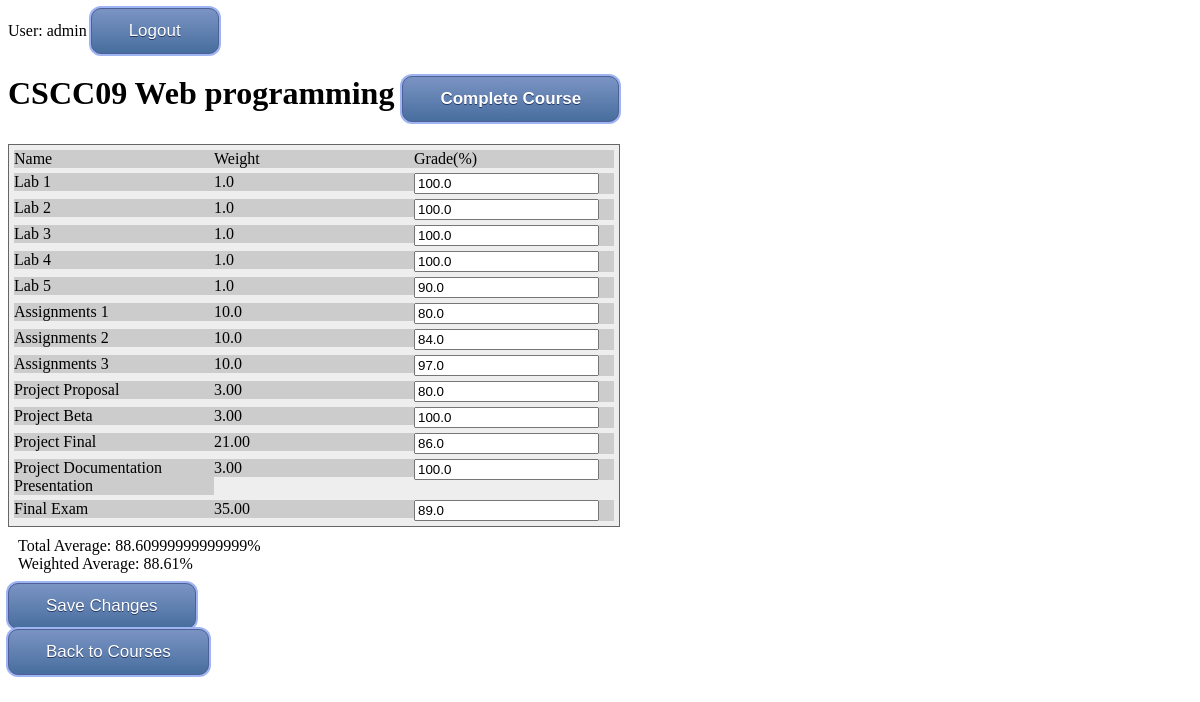
The app's page /courses/15/ (signed in) with its own data.
### courses/models.py (models this page shows, shortened)
class Course(models.Model):
    course_code = models.CharField(max_length=20)
    course_name = models.CharField(max_length=200)
    def validate_weight(self):
        weight = 0.0
        assessments = Assessment.objects.filter(course=self)
        for assessment in assessments:
            weight += float(assessment.weight)
        return (weight == 100.0)
    def getTotalAverage(self, user_id):
        if not Course.validate_weight(self):
            return 0.0
        mark = 0.0
        assessments = Assessment.objects.filter(course=self)
        for asm in assessments:
            grades = Grade.objects.filter(assessment=asm, user_id=user_id)
            weight = asm.weight/asm.components
            for grade in grades:
                mark += float(grade.mark) * float(weight) / 100
        return mark
    def getWeightedAverage(self, user_id):
        if not Course.validate_weight(self):
            return 0.0
        mark = 0.0
        availableMark = 0.0
        assessments = Assessment.objects.filter(course=self)
        for asm in assessments:
            grades = Grade.objects.filter(assessment=asm, user_id=user_id)
            weight = asm.weight/asm.components
            for grade in grades:
                if grade.mark > 0:
                    availableMark += float(weight)
                mark += (float(grade.mark)/100) * float(weight)
        if not availableMark: return 0
        return mark/availableMark * 100

class Assessment(models.Model):
    course = models.ForeignKey(Course, on_delete=models.CASCADE)
    name = models.CharField(max_length=100)
    components = models.IntegerField(default=1)
    weight = models.DecimalField(decimal_places=2, max_digits=4)

class Grade(models.Model):
    user_id = models.IntegerField(default=1)
    assessment = models.ForeignKey(Assessment, on_delete=models.CASCADE)
    mark = models.FloatField(default=0.0)
    component = models.IntegerField(default=1)

### courses/views.py (the view)
# urls.py: path('<int:pk>/', views.DetailView.as_view(), name='detail'),
class DetailView(generic.DetailView):
    model = Course
    template_name = 'courses/detail.html'
    def get_queryset(self):
        return Course.objects

### courses/templatetags/courses_extra.py (called while the page is built)
@register.filter
def filter_range(start, end):
    return range(start, end+1)

@register.filter
def div(value, arg):
    return int(value) / int(arg)

@register.simple_tag
def getMark(assessment_id, c, user_id):
    a = Assessment.objects.get(pk=assessment_id)
    try:
        return float(a.grade_set.get(component=c, user_id=user_id).mark)
    except(Grade.DoesNotExist):
        return 0.0

@register.filter
def getTotalAverage(course_id, user_id):
    c = Course.objects.get(pk=course_id)
    return c.getTotalAverage(user_id)

@register.filter
def getWeightedAverage(course_id, user_id):
    c = Course.objects.get(pk=course_id)
    return c.getWeightedAverage(user_id)

### courses/templates/courses/detail.html (shortened to what this page needs)
{% load static %}
{% load courses_extra %}
<link rel="stylesheet" type="text/css" href="{% static 'courses/detail.css' %}">
<link rel="stylesheet" type="text/css" href="{% static 'courses/style.css' %}">
{% if user.is_authenticated %}
<div id = "auth_nav">
User: {{ user.get_username }}  <a class="button" href="{% url 'logout'%}?next={{request.path}}">Logout</a>
</div>
<h1>{{ course.course_code }} {{course.course_name}} <a class="button" href="{% url 'courses:complete_course_req' course.id %}">Complete Course</a></h1>
<form action="{% url 'courses:set_grade' course.id %}" method="post">
    <div class="table">
        <div class="row">
            <div class="cell">Name</div>
            <div class="cell">Weight</div>
            <div class="cell">Grade(%)</div>
        </div>
        {% for assessment in course.assessment_set.all %}
        {% if assessment.components > 1 %}
        {% for i in 1|filter_range:assessment.components %}
        <div class="row">
            <div class="cell">{{assessment.name}} {{i}}</div>
            <div class="cell">{{assessment.weight|div:assessment.components}}</div>
            <div class="cell">
                <input type="text" name="{{assessment.id}}_{{i}}" value="{% getMark assessment.id i user.id %}" required
                    pattern="^(?:\d{1,2}(?:\.\d{1,2})?|100(?:\.0?0)?)" />
            </div>
        </div>
        {% endfor %}
        {% else%}
        <div class="row">
            <div class="cell">{{assessment.name}}</div>
            <div class="cell">{{assessment.weight}}</div>
            <div class="cell">
                <input type="text" name="{{assessment.id}}_1" value="{% getMark assessment.id 1 user.id %}" required
                    pattern="^(?:\d{1,2}(?:\.\d{1,2})?|100(?:\.0?0)?)" />
            </div>
        </div>
        {% endif %}
        {% endfor %}
    </div>
    <div class="average">
        <div class="total">Total Average: {{course.id|getTotalAverage:user.id}}%</div>
        <div class="weighted">Weighted Average: {{course.id|getWeightedAverage:user.id}}%</div>
    </div>
    <input class="button" type="submit" value="Save Changes">
    <div>
        <a class="button" href="{% url 'courses:index' %}"> Back to Courses</a>
    </div>
</form>
{% else %}
<p> You are not authenticated, please
<a href="{% url 'login'%}?next={{request.path}}">Login</a></p>
{% endif %}

### courses/static/courses/detail.css (style rules this page uses)
.table { display: table; width: auto; background-color: #eee; border: 1px solid #666666; border-spacing: 5px; }
.row { display: table-row; width: auto; clear: both; }
.cell { float: left; display: table-column; width: 200px; background-color: #ccc; }
.average { margin: 10px; }

### courses/static/courses/style.css (style rules this page uses)
.button { -moz-box-shadow: 0px 0px 0px 2px #9fb4f2; -webkit-box-shadow: 0px 0px 0px 2px #9fb4f2; box-shadow: 0px 0px 0px 2px #9fb4f2; background:-webkit-gradient(linear, left top, left bottom, color-stop(0.05, #7892c2), color-stop(1, #476e9e)); background:-moz-linear-gradient(top, #7892c2 5%, #476e9e 100%); background:-webkit-linear-gradient(top, #7892c2 5%, #476e9e 100%); background:-o-linear-gradient(top, #7892c2 5%, #476e9e 100%); background:-ms-linear-gradient(top, #7892c2 5%, #476e9e 100%); background:linear-gradient(to bottom, #7892c2 5%, #476e9e 100%); filter:progid:DXImageTransform.Microsoft.gradient(startColorstr='#7892c2', endColorstr='#476e9e',GradientType=0); background-color:#7892c2; -moz-border-radius:10px; -webkit-border-radius:10px; border-radius:10px; border:1px solid #4e6096; display:inline-block; cursor:pointer; color:#ffffff; font-family:Arial; font-size:17px; padding:12px 37px; text-decoration:none; text-shadow:0px 1px 0px #283966; }

### records on screen
Course: course_code "CSCC09", course_name "Web programming", id|getTotalAverage "88.60999999999999", id|getWeightedAverage "88.61"
Assessment: name "Lab" "Lab" "Lab" "Lab" "Lab", 1 "1" "2" "3" "4" "5", weight|div "1.0" "1.0" "1.0" "1.0" "1.0", id.mark "100.0" "100.0" "100.0" "100.0" "90.0"
Assessment: name "Assignments" "Assignments" "Assignments", 1 "1" "2" "3", weight|div "10.0" "10.0" "10.0", id.mark "80.0" "84.0" "97.0"
Assessment: name "Project Proposal", weight "3.00", id.mark "80.0"
Assessment: name "Project Beta", weight "3.00", id.mark "100.0"
Assessment: name "Project Final", weight "21.00", id.mark "86.0"
Assessment: name "Project Documentation Presentation", weight "3.00", id.mark "100.0"
Assessment: name "Final Exam", weight "35.00", id.mark "89.0"

### other values on screen
{{ user.get_username }} "admin"
